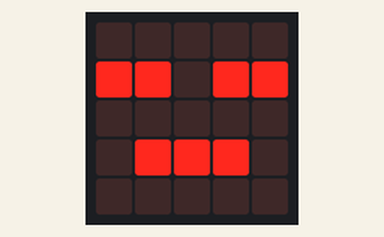
This program was run on a simulated BBC micro:bit (MakeCode). On the bench: the board's 5×5 LED display. At 10.4 s the program stops and its outputs stay as they are.

Above: at 0.1 s.
At 2.7 s:
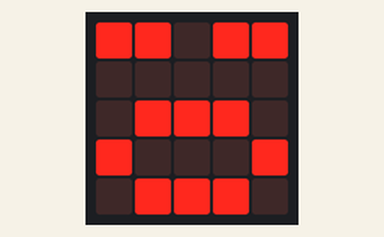
At 5.1 s:
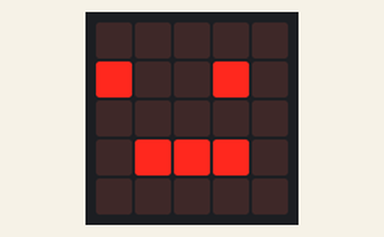
At 6.5 s:
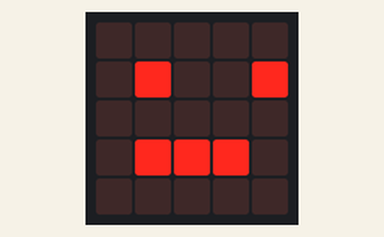
At 7.9 s:
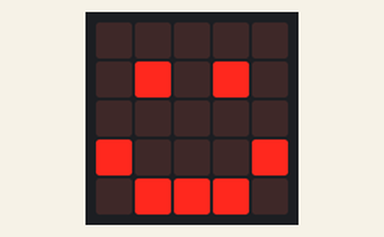

The program:

main.ts
```typescript
function réveil () {
    basic.showIcon(IconNames.Asleep)
    basic.pause(2000)
    basic.showLeds(`
        # # . # #
        . . . . .
        . # # # .
        # . . . #
        . # # # .
        `)
    basic.pause(2000)
    basic.showLeds(`
        . . . . .
        # . . # .
        . . . . .
        . # # # .
        . . . . .
        `)
    basic.pause(1000)
    basic.showLeds(`
        . . . . .
        . # . . #
        . . . . .
        . # # # .
        . . . . .
        `)
    basic.pause(1000)
    basic.showIcon(IconNames.Happy)
    basic.pause(2000)
}
expressions.réveil()
```

custom.ts
```typescript
/**
* Blocs permettant d'afficher des expressions
*/
//% weight=100 color=#033fff icon="\uf118″
namespace expressions {
    //% block
    export function réveil(): void {
// début du code copié
 basic.showIcon(IconNames.Asleep)
    basic.pause(2000)
    basic.showLeds(`
        # # . # #
        . . . . .
        . # # # .
        # . . . #
        . # # # .
        `)
    basic.pause(2000)
    basic.showLeds(`
        . . . . .
        # . . # .
        . . . . .
        . # # # .
        . . . . .
        `)
    basic.pause(1000)
    basic.showLeds(`
        . . . . .
        . # . . #
        . . . . .
        . # # # .
        . . . . .
        `)
    basic.pause(1000)
    basic.showIcon(IconNames.Happy)
    basic.pause(2000)
// fin du code copié
   }
}
```

test.ts
```typescript
// les tests vont ici ; cela ne sera pas compilé si ce paquet est utilisé en tant qu'extension.
```

Measured:
- what the display in image 1 shows lasts 2.4 s, from 2.6 s to 5.0 s
- what the display in image 2 shows lasts 1.4 s, from 5.0 s to 6.4 s
